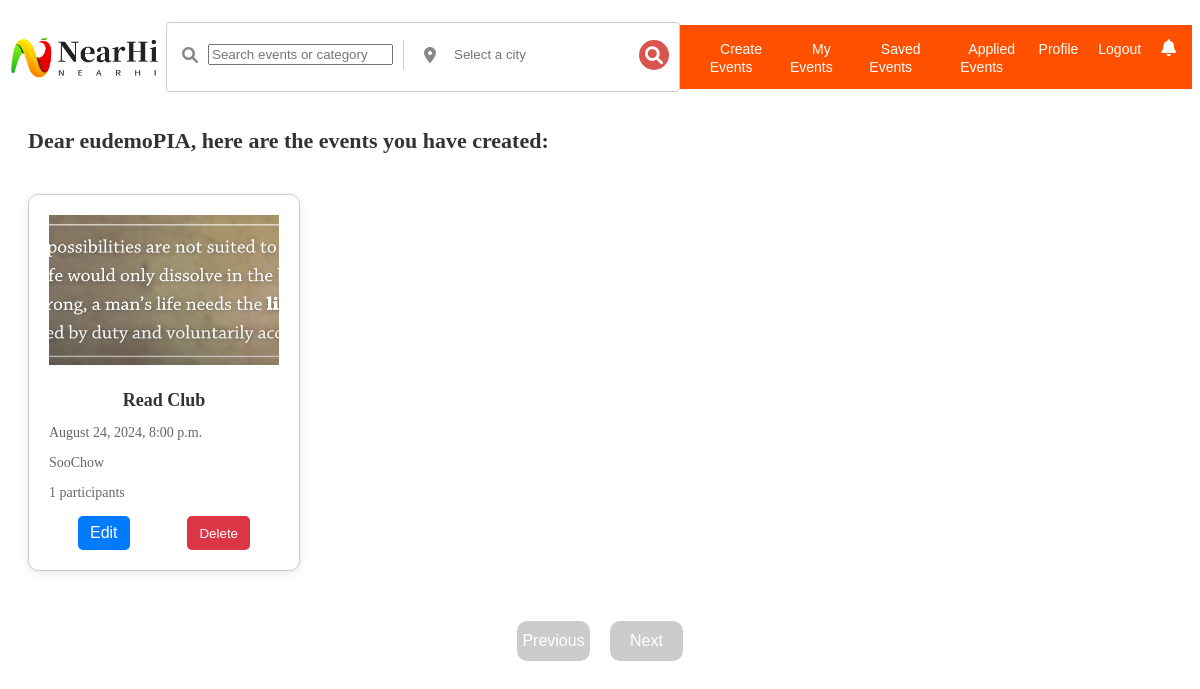
/my-events/ (signed in), run on an earlier commit of the app's database.
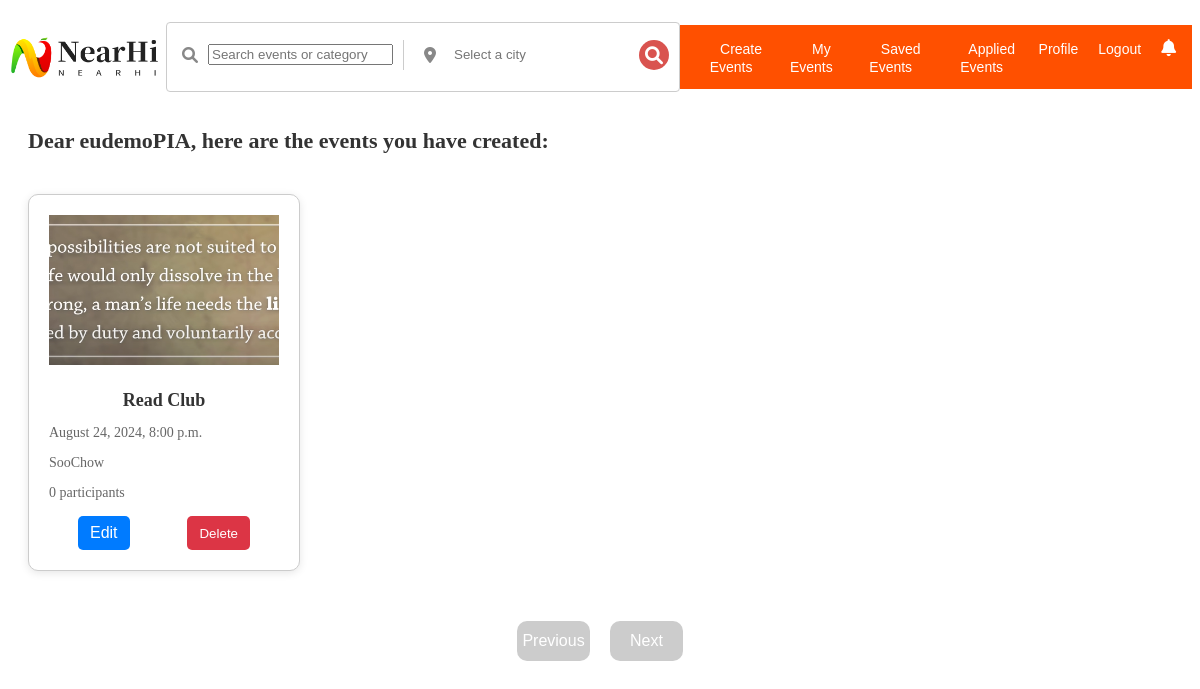
And on a later commit of the database.
### myapp/models.py (models this page shows, shortened)
class Event(models.Model):
    CATEGORY_CHOICES = [
        ('game', 'Game'),
        ('performance', 'Performance'),
        ('nature', 'Nature'),
        ('pet', 'Pet'),
        ('gourmet', 'Gourmet'),
        ('reading', 'Reading'),
        ('music', 'Music'),
    ]
    category = models.CharField(max_length=20, choices=CATEGORY_CHOICES)
    title = models.CharField(max_length=100)
    description = models.TextField(max_length=800)
    event_time = models.DateTimeField()
    location = models.CharField(max_length=255)
    image = models.ImageField(upload_to='event_images')
    created_by = models.ForeignKey(settings.AUTH_USER_MODEL, on_delete=models.CASCADE)
    created_at = models.DateTimeField(auto_now_add=True)
    fee = models.DecimalField(max_digits=8, decimal_places=2, default=0.00)
    max_participants = models.PositiveIntegerField(default=1)
    current_participants = models.PositiveIntegerField(default=0, editable=False)
    def get_absolute_url(self):
        return reverse("event_detail", kwargs={"pk": self.pk})

### myapp/views.py (the view)
# urls.py: path('my-events/', views.my_events, name='my_events'),
@login_required(login_url='login')
def my_events(request):
    page_obj = paginate_events(request, Event.objects.filter(created_by=request.user).order_by('-created_at'))
    return render(request, 'myapp/my_events.html', {'page_obj': page_obj})

### myapp/views.py (called while the page is built)
def paginate_events(request, events_list, per_page=8):
    paginator = Paginator(events_list, per_page)
    page_number = request.GET.get('page')
    try:
        page_obj = paginator.get_page(page_number)
    except PageNotAnInteger:
        page_obj = paginator.page(1)  # if page not integer，show page 1
    except EmptyPage:
        page_obj = paginator.page(paginator.num_pages)  # if page out of range, show the last page
    return page_obj

### myapp/templates/myapp/my_events.html (shortened to what this page needs)
{% extends 'base_layout.html' %} {% load static %} {% block content %}
<p class="greeting-message">
  Dear {{ request.user.username }}, here are the events you have created:
</p>
{% block event_list %}
<div id="event-list-section" class="event-list">
  {% for event in page_obj %}
  <div class="event-card" id="event-card-{{ event.id }}">
    <a href="{{ event.get_absolute_url }}">
      <img src="{{ event.image.url }}" alt="{{ event.title }}" />
      <h3>{{ event.title }}</h3>
      <div class="desc">
        <p>{{ event.event_time|date:"F j, Y, g:i a" }}</p>
        <p>{{ event.location }}</p>
        <p>{{ event.current_participants }} participants</p>
      </div>
    </a>
    <div class="event-actions">
      <a href="{% url 'edit_event' event.id %}" class="edit-action-btn">Edit</a>
      <button
        class="action-btn delete"
        data-action-type="delete-event"
        data-event-id="{{ event.id }}"
      >
        Delete
      </button>
    </div>
  </div>
  {% endfor %}
</div>
{% endblock event_list %} {% block pagination %} {{ block.super }} {% endblock pagination %}
{% endblock content %}

What changed in the data, as far as the page shows it:
changed Event "Read Club": current_participants "1" → "0"
